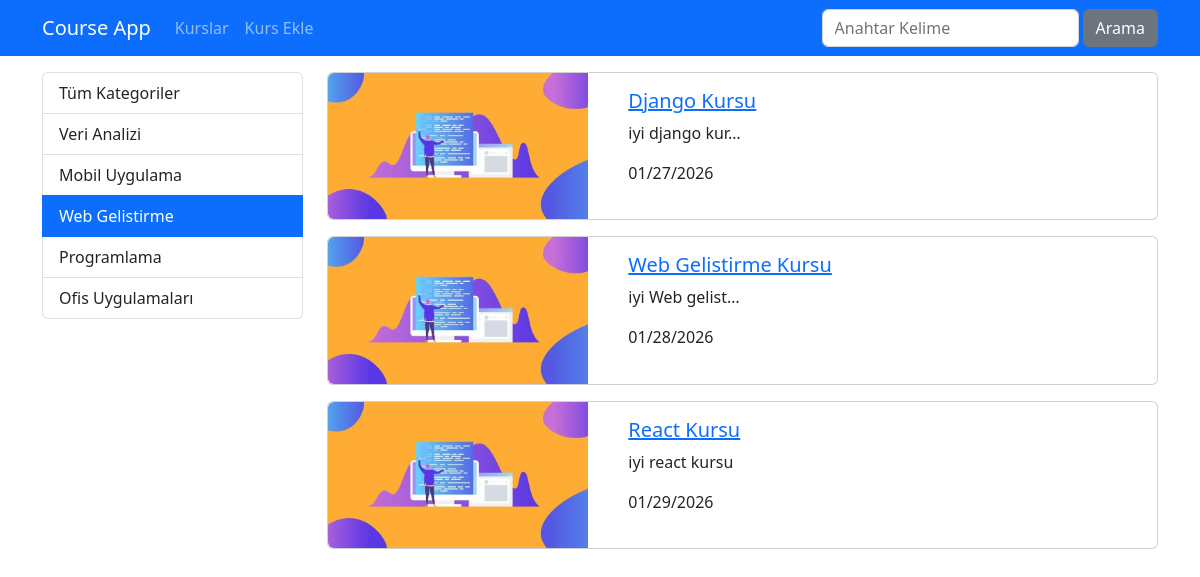
Screenshot of /kurslar/kategori/web-gelistirme with the database file from the repository.
### courses/models.py (models this page shows, shortened)
class Category(models.Model):
    name = models.CharField(max_length=40)
    slug = models.SlugField(default = "", null=False, unique = True, db_index= True)

class Course(models.Model):
    title = models.CharField(max_length=50,null=True)
    description = models.TextField()
    imageUrl = models.CharField(max_length=50, blank=False)
    date = models.DateField(auto_now = True)
    isActive = models.BooleanField(default=False)
    isHome = models.BooleanField(default=False)
    slug = models.SlugField(default="", blank=True, null=False, unique = True, db_index=True)
    categories = models.ManyToManyField(Category)

### courses/views.py (the view)
# urls.py: path('kategori/<str:slug>',views.getCoursesByCategory,name='courses_by_category'),
def getCoursesByCategory(request,slug):
    kurslar = Course.objects.filter(categories__slug = slug, isActive = True).order_by("date")
    kategoriler = Category.objects.all()
    paginator = Paginator(kurslar, 3)
    page = request.GET.get("page",1)
    page_obj = paginator.page(page)
    return render(request, 'courses/list.html', {
        'categories': kategoriler,
        'page_obj':page_obj,
        'seciliKategori':slug
    })

### courses/templates/courses/list.html (shortened to what this page needs)
{% extends 'layout.html'%}
{% load static %}
{% block css_files %}
    <link rel="stylesheet" href="{% static 'courses/css/style.css' %}">
{% endblock  %}
{% block content %}
     <div class="container mt-3">
            <div class="row">
                <div class="col-3">
                    {% include "courses/partials/_categories.html" %}
                </div>
                <div class="col-9">
                    {% for course in page_obj.object_list  %}
                            {% include "courses/partials/_course.html" %}
                    {% endfor %}
                </div>
            </div>
        </div>
{% endblock %}

### courses/templates/courses/partials/_categories.html
 <div class="list-group">
     <a href="/kurslar" class= "list-group-item list-group-item-action">Tüm Kategoriler</a>
      {% for category in categories %}
          <a href="{% url 'courses_by_category' category.slug %}"
          class="list-group-item list-group-item-action {% if seciliKategori == category.slug %}active{% endif %}">
          {{ category.name|title }} </a>
     {% endfor %}
</div>

### courses/templates/courses/partials/_course.html
 {% load static %}
 <div class="card mb-3">
                            <div class="row">
                                    <div class="col-4">
                                        <img src = "{% static "courses/img/"|add:course.imageUrl %}" alt="{{course.title}}" class = "img-fluid rounded-start">
                                    </div>
                                    <div class="col-8">
                                        <div class="card-body">
                                            <h5 class="card-title">
                                                <a href="{% url 'course_details' course.slug %}">
                                                    {{ course.title|title }}
                                                </a>
                                            </h5>
                                            <p class="card-text">{{ course.description|truncatechars:15 }}</p>
                                            <p>{{course.date|date:"SHORT_DATE_FORMAT"}}</p>
                                        </div>
                                    </div>
                            </div>
</div>

### rows the page displays
Category: name "Veri Analizi"
Category: name "Mobil Uygulama"
Category: name "Web Gelistirme"
Category: name "Programlama"
Category: name "Ofis Uygulamaları"
Course: imageUrl (picture), title "Django Kursu", description "iyi django kur…", date "01/27/2026"
Course: imageUrl (picture), title "Web Gelistirme Kursu", description "iyi Web gelist…", date "01/28/2026"
Course: imageUrl (picture), title "React Kursu", description "iyi react kursu", date "01/29/2026"
